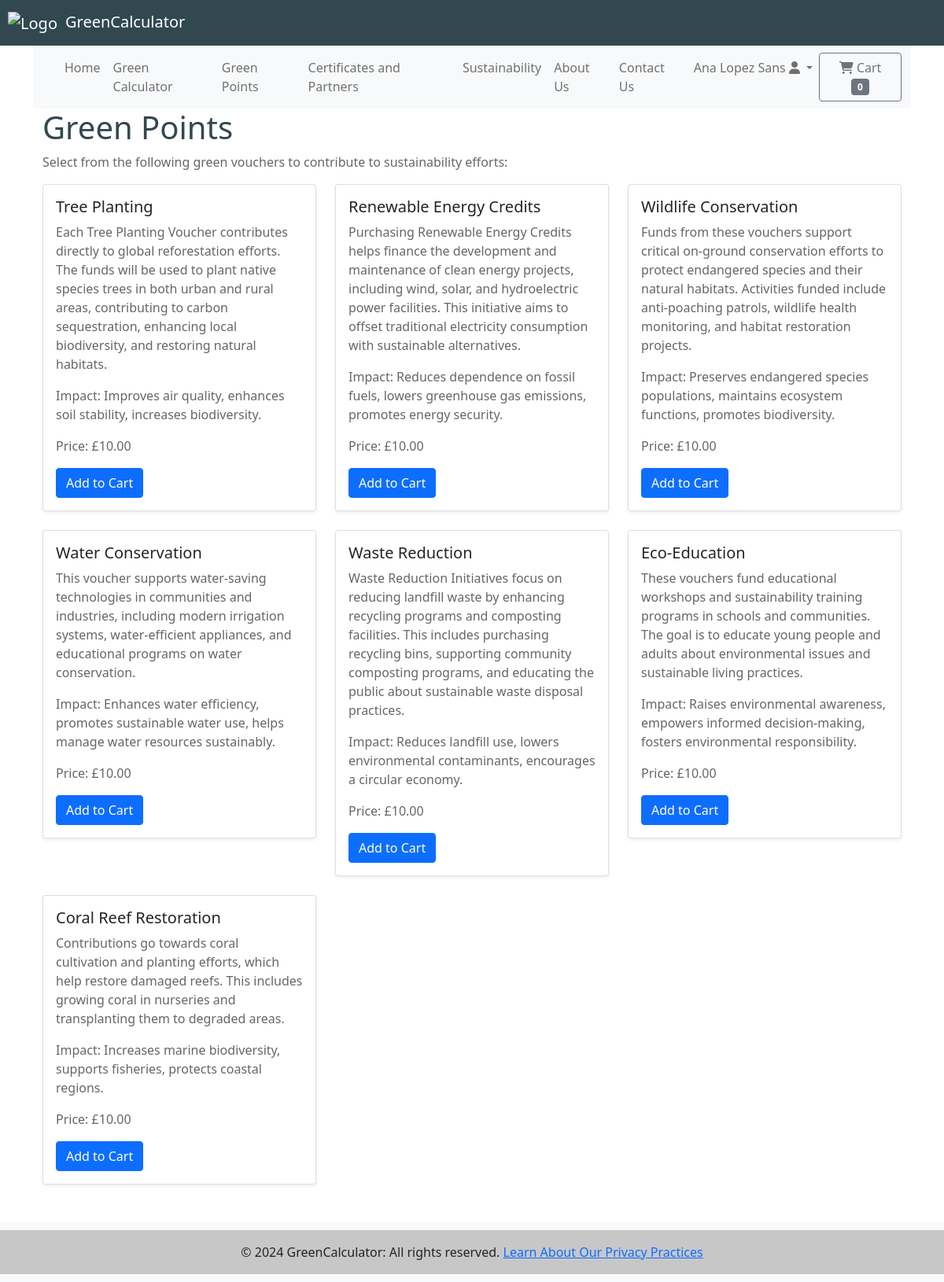
Page /green_points.php (signed in) on the committed database.
### tables this page shows
CREATE TABLE `green_vouchers` (
  `voucher_id` int(10) UNSIGNED NOT NULL,
  `voucher_type` varchar(50) NOT NULL,
  `description` text NOT NULL,
  `impact` text NOT NULL,
  `price` decimal(10,2) NOT NULL
);

### green_points.php (the view, shortened to what this page needs)
<?php
require('connect_db.php');
include('header.php');
function getGreenVouchers($link) {
    $vouchers = array();
    $query = "SELECT * FROM green_vouchers";
    $result = mysqli_query($link, $query);
    while ($row = mysqli_fetch_assoc($result)) {
        $vouchers[] = $row;
    }
    return $vouchers;
}
$vouchers = getGreenVouchers($link);
include('navigation_map.php');
?>
<!DOCTYPE html>
<html lang="en">
<body>
<div class="container">
    <h1>Green Points</h1>
    <p>Select from the following green vouchers to contribute to sustainability efforts:</p>
    <div class="row">
        <?php foreach ($vouchers as $voucher): ?>
            <div class="col-md-4">
                <div class="card mb-4 shadow-sm">
                    <div class="card-body">
                        <h5 class="card-title"><?= htmlspecialchars($voucher['voucher_type']) ?></h5>
                        <p class="card-text"><?= htmlspecialchars($voucher['description']) ?></p>
                        <p class="card-text">Impact: <?= htmlspecialchars($voucher['impact']) ?></p>
                        <p class="card-text">Price: £<?= htmlspecialchars($voucher['price']) ?></p>
                        <form action="add_to_cart.php" method="post">
                            <button type="submit" class="btn btn-primary">Add to Cart</button>
                        </form>
                    </div>
                </div>
            </div>
        <?php endforeach; ?>
    </div>
</div>
<?php include('footer.php'); ?>
</body>
</html>

### styles.css (style rules this page uses)
body { font-family: Arial, sans-serif; line-height: 1.6; margin: 0; padding: 0px; background-color: #f4f9f4; height: 100%; padding: 0; }
html { height: 100%; margin: 0; padding: 0; }
h1, h2 { color: #324851; }
p, li { color: #666; }
h1 { color: #324851; margin-bottom: 20px; }
.btn { background-color: #4CAF50; color: white; padding: 14px 20px; border: none; border-radius: 4px; cursor: pointer; }

### header.php (style rules this page uses)
body { background-color: #f4f9f4; }

### rows in the picture
green_vouchers: voucher_type "Tree Planting", description "Each Tree Planting Voucher contributes directly to global reforestation efforts. The funds will be used to plant native species trees in both urban and rural areas, contributing to carbon sequestration, enhancing local biodiversity, and restoring natural habitats.", impact "Improves air quality, enhances soil stability, increases biodiversity.", price "10.00"
green_vouchers: voucher_type "Renewable Energy Credits", description "Purchasing Renewable Energy Credits helps finance the development and maintenance of clean energy projects, including wind, solar, and hydroelectric power facilities. This initiative aims to offset traditional electricity consumption with sustainable alternatives.", impact "Reduces dependence on fossil fuels, lowers greenhouse gas emissions, promotes energy security.", price "10.00"
green_vouchers: voucher_type "Wildlife Conservation", description "Funds from these vouchers support critical on-ground conservation efforts to protect endangered species and their natural habitats. Activities funded include anti-poaching patrols, wildlife health monitoring, and habitat restoration projects.", impact "Preserves endangered species populations, maintains ecosystem functions, promotes biodiversity.", price "10.00"
green_vouchers: voucher_type "Water Conservation", description "This voucher supports water-saving technologies in communities and industries, including modern irrigation systems, water-efficient appliances, and educational programs on water conservation.", impact "Enhances water efficiency, promotes sustainable water use, helps manage water resources sustainably.", price "10.00"
green_vouchers: voucher_type "Waste Reduction", description "Waste Reduction Initiatives focus on reducing landfill waste by enhancing recycling programs and composting facilities. This includes purchasing recycling bins, supporting community composting programs, and educating the public about sustainable waste disposal practices.", impact "Reduces landfill use, lowers environmental contaminants, encourages a circular economy.", price "10.00"
green_vouchers: voucher_type "Eco-Education", description "These vouchers fund educational workshops and sustainability training programs in schools and communities. The goal is to educate young people and adults about environmental issues and sustainable living practices.", impact "Raises environmental awareness, empowers informed decision-making, fosters environmental responsibility.", price "10.00"
green_vouchers: voucher_type "Coral Reef Restoration", description "Contributions go towards coral cultivation and planting efforts, which help restore damaged reefs. This includes growing coral in nurseries and transplanting them to degraded areas.", impact "Increases marine biodiversity, supports fisheries, protects coastal regions.", price "10.00"

### other values in the picture
$_SESSION['first_name'] "Ana"
$_SESSION['last_name'] "Lopez Sans"
$num_items_in_cart "0"
